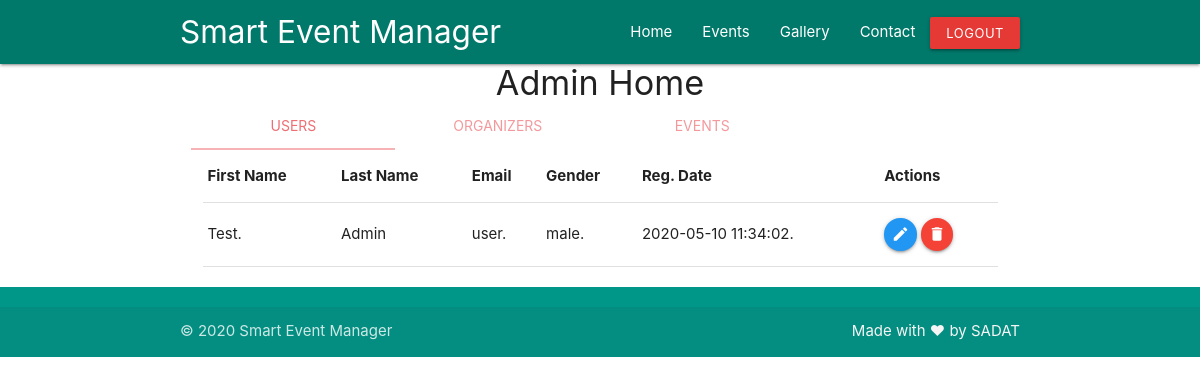
Screenshot of /views/admin.php (signed in) with the database file from the repository.
### tables this page shows
CREATE TABLE `users` (
  `id` int(11) NOT NULL,
  `role` enum('user','manager','admin') DEFAULT NULL,
  `firstName` varchar(255) DEFAULT NULL,
  `lastName` varchar(255) DEFAULT NULL,
  `email` varchar(255) DEFAULT NULL,
  `password` varchar(255) DEFAULT NULL,
  `gender` enum('male','famale','others') DEFAULT NULL,
  `active` tinyint(1) DEFAULT NULL,
  `createdAt` timestamp NOT NULL DEFAULT current_timestamp()
);

### models/database.php (called while the page is built, shortened)
<?php
class Database
{
    public $host = DB_HOST;
    public $user = DB_USER;
    public $pass = DB_PASS;
    public $dbname = DB_NAME;
    public $link;
    private function connectDB()
    {
        $this->link = new mysqli($this->host, $this->user, $this->pass,
            $this->dbname);
    }
    public function select($query)
    {
        $result = $this->link->query($query) or
        die($this->link->error . __LINE__);
        if ($result->num_rows > 0) {
            return $result;
        } else {
            return false;
        }
    }
}

### controllers/adminController.php (called while the page is built, shortened)
<?php
include '../models/database.php';
function getAllUsers()
{
    $db = new Database();
    $query = "SELECT * FROM users WHERE role='user'";
    return  $db->select($query);
}

### views/admin.php (the view, shortened to what this page needs)
<?php
include './common/header.php';
include '../controllers/adminController.php';
$users = getAllUsers();
?>
    <div class="container">
        <div class="row">
            <h4 class="center">Admin Home</h4>
            <div class="col s12">
                <ul id="tabs-swipe-demo" class="tabs">
                    <li class="tab col s3"><a class="active" href="#usersTable">Users</a></li>
                    <li class="tab col s3"><a href="#organizersTable">Organizers</a></li>
                    <li class="tab col s3"><a href="#eventsTable">Events</a></li>
                </ul>
                <div id="usersTable" class="col s12">
                    <table id="datatable">
                        <thead>
                        <tr>
                            <th>First Name</th>
                            <th>Last Name</th>
                            <th>Email</th>
                            <th>Gender</th>
                            <th>Reg. Date</th>
                            <th>Actions</th>
                        </tr>
                        </thead>
                        <tbody>
                        <?php
                        foreach ($users as $user) {
                            echo '<tr>';
                            echo ' <td>' . $user["firstName"] . '.</td>';
                            echo ' <td>' . $user["lastName"] . '</td>';
                            echo ' <td>' . $user["email"] . '.</td>';
                            echo ' <td>' . $user["gender"] . '.</td>';
                            echo ' <td>' . $user["createdAt"] . '.</td>';
                            echo ' <td>
                                <a  href="#userEdit" class="modal-trigger btn-floating btn-small waves-effect waves-light blue "><i
                                        class="material-icons">edit</i></a>
                                <a class="btn-floating btn-small waves-effect waves-light red"><i
                                        class="material-icons">delete</i></a>
                            </td>';
                        }
                        ?>
                        </tbody>
                    </table>
                </div>
            </div>
        </div>
    </div>
<?php include './common/footer.php'; ?>

### views/css/styles.css (style rules this page uses)
.center { margin: 0 auto; }

### rows the page displays
users: firstName "Test", lastName "Admin", email "user", gender "male", createdAt "2020-05-10 11:34:02"
